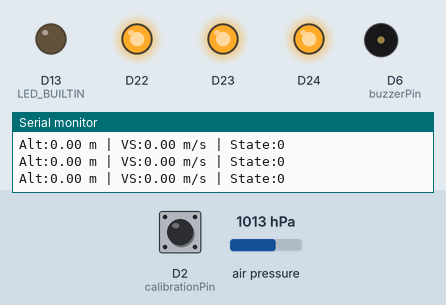
This sketch was run on a simulated Arduino Nano 33 BLE. Parts: output pins drawn as LEDs (lit = HIGH), buzzer (waves = sounding), the last lines printed to the serial monitor. Dashed ring = blinking. Inputs (shaded band) come from the test bench; at power-on: air pressure 1013 hPa, D2 (calibrationPin) HIGH. Nothing arrives over Bluetooth unless stated; a phone connects over Bluetooth LE 3 s after start.

Above: at 3.6 s.
3.7 s: air pressure set to 952 hPa
At 6.27 s:
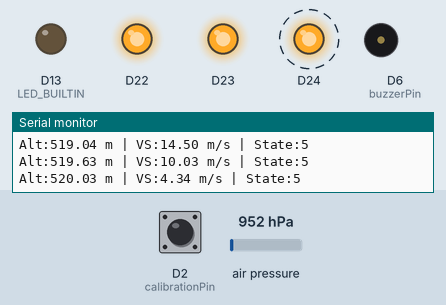
6.7 s: air pressure set to 975 hPa
At 6.7 s:
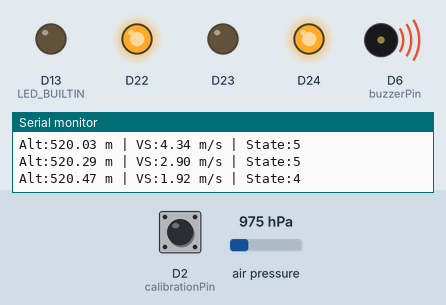
At 7.16 s:
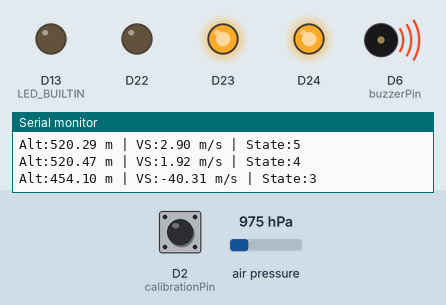
Timing chart, 0 to 17.5 s (numbered marks = the images above; inputs shaded):
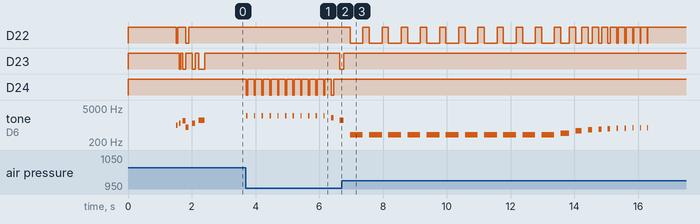

Measured:
- after the input at 3.7 s, D23: HIGH → LOW after 2.9 s; D24: alternates HIGH for 0.20 s and LOW for 0.04 s, starting at once; tone on D6 (buzzerPin): plays 2400 Hz for 0.04 s, 2400 Hz for 0.04 s, 2400 Hz for 0.04 s, 2400 Hz for 0.04 s, 2400 Hz for 0.04 s, 2400 Hz for 0.04 s … (13 notes in this stretch), starting at once
- after the input at 6.7 s, D22: HIGH → LOW after 0.27 s, → HIGH 0.40 s later, → LOW 0.20 s later, → HIGH 0.40 s later, … (42 changes in this stretch); D23: goes on until 6.8 s, then stays HIGH

The sketch:

ds_nano-sense-varik.ino
```cpp
/*
  Sounding Variometer for Arduino Nano BLE Sense
  Emulates Brauniger IQ ONE audio characteristics
  Features: Kalman filter, altitude calibration button, Bluetooth Serial
*/

//#include <PDM.h>
#include <Arduino_LPS22HB.h>
#include <ArduinoBLE.h>
const char *devTitle = "VgtableVarik";
// ==================== AUDIO PARAMETERS (Brauniger IQ ONE style) ====================
#define AUDIO_SILENT         0     // No beep (neutral/light sink)
#define AUDIO_LOW_SINK       1     // Low frequency, long pulses (sinking)
#define AUDIO_LOW_CLIMB      2     // Low frequency, short pulses (weak climb)
#define AUDIO_MEDIUM_CLIMB   3     // Medium frequency (moderate climb)
#define AUDIO_STRONG_CLIMB   4     // High frequency (strong climb)
#define AUDIO_VERY_STRONG    5     // Very high frequency (very strong climb)

// Tone frequencies (Hz) - Brauniger style [citation:1]
const int climbFrequencies[] = {0, 800, 1200, 1600, 2000, 2400};
// Pulse durations (ms) - shorter for stronger climbs
const int pulseDurations[] = {0, 300, 200, 120, 70, 40};
// Pause between pulses (ms)
const int pauseDuration = 100;

// ==================== VARIOMETER PARAMETERS ====================
#define ALT_BUFFER_SIZE      10    // For initial calibration averaging
#define SAMPLE_INTERVAL      50    // Sample every 50ms (20Hz)
#define AUDIO_UPDATE_INTERVAL 100   // Update audio every 100ms

// Audio thresholds (m/s) - configurable like Brauniger [citation:1]
float audioThresholds[] = {0.2, 0.5, 1.0, 2.0, 4.0};  // Climb rates for different tones

// ==================== KALMAN FILTER ====================
// Simple Kalman filter for altitude smoothing
struct KalmanFilter {
  float Q;      // Process noise covariance (trust model)
  float R;      // Measurement noise covariance (trust sensor)
  float P;      // Estimation error covariance
  float K;      // Kalman gain
  float X;      // State estimate (filtered altitude)

  void init(float initial_altitude, float process_noise = 0.01, float measurement_noise = 0.5) {
    Q = process_noise;
    R = measurement_noise;
    P = 1.0;
    X = initial_altitude;
  }

  float update(float measurement) {
    // Prediction update
    P = P + Q;

    // Kalman gain
    K = P / (P + R);

    // Measurement update
    X = X + K * (measurement - X);
    P = (1 - K) * P;

    return X;
  }
};

KalmanFilter kalmanFilter;

// ==================== GLOBAL VARIABLES ====================
float referencePressure = 1013.25;   // Reference pressure for altitude (hPa)
float currentAltitude = 0.0;         // Current altitude (m)
float verticalSpeed = 0.0;           // Vertical speed (m/s)
float filteredVerticalSpeed = 0.0;   // Kalman-filtered vertical speed
int currentAudioState = AUDIO_SILENT;
unsigned long lastSampleTime = 0;
unsigned long lastAudioUpdateTime = 0;
float altitudeBuffer[ALT_BUFFER_SIZE];
int bufferIndex = 0;
bool bufferFilled = false;

// Button debouncing
const int calibrationPin = 2;         // Button between pin 2 and GND
int lastButtonState = HIGH;
unsigned long lastDebounceTime = 0;
const unsigned long debounceDelay = 50;

// Bluetooth Service
BLEService varioService("19B10000-E8F2-537E-4F6C-D104768A1214");
BLEFloatCharacteristic altitudeChar("19B10001-E8F2-537E-4F6C-D104768A1214", BLERead | BLENotify);
BLEFloatCharacteristic varioChar("19B10002-E8F2-537E-4F6C-D104768A1214", BLERead | BLENotify);
BLEIntCharacteristic audioStateChar("19B10003-E8F2-537E-4F6C-D104768A1214", BLERead | BLENotify);

// ==================== AUDIO GENERATION ====================
// Generate beep tone using onboard LED (for testing) or piezo on pin 6
// For actual sound, connect a piezo buzzer to pin 6 and GND
const int buzzerPin = 6;

void playTone(int frequency, int duration) {
  if (frequency == 0 || duration == 0) {
    delay(duration);
    return;
  }

  // Use tone() function for piezo buzzer
  tone(buzzerPin, frequency, duration);

  // Visual feedback via RGB LED
  if (frequency > 0) {
    // Pulse LED based on frequency
    if (frequency < 1200) {
      digitalWrite(LEDR, LOW);
      digitalWrite(LEDG, HIGH);
      digitalWrite(LEDB, HIGH);
    } else if (frequency < 1800) {
      digitalWrite(LEDR, HIGH);
      digitalWrite(LEDG, LOW);
      digitalWrite(LEDB, HIGH);
    } else {
      digitalWrite(LEDR, HIGH);
      digitalWrite(LEDG, HIGH);
      digitalWrite(LEDB, LOW);
    }
    delay(duration);
    // Turn off LED
    digitalWrite(LEDR, HIGH);
    digitalWrite(LEDG, HIGH);
    digitalWrite(LEDB, HIGH);
  } else {
    delay(duration);
  }
}

void updateAudioByClimbRate(float climbRate) {
  int newState = AUDIO_SILENT;
  float absClimb = abs(climbRate);

  // Sink detection (negative climb)
  if (climbRate < -audioThresholds[0]) {
    newState = AUDIO_LOW_SINK;
  }
  // Climb detection
  else if (climbRate > audioThresholds[4]) {
    newState = AUDIO_VERY_STRONG;
  }
  else if (climbRate > audioThresholds[3]) {
    newState = AUDIO_STRONG_CLIMB;
  }
  else if (climbRate > audioThresholds[2]) {
    newState = AUDIO_MEDIUM_CLIMB;
  }
  else if (climbRate > audioThresholds[1]) {
    newState = AUDIO_LOW_CLIMB;
  }
  else if (climbRate > audioThresholds[0]) {
    newState = AUDIO_LOW_CLIMB;
  }

  // Play tone if state changed or periodically for continuous beep
  if (newState != currentAudioState || millis() - lastAudioUpdateTime >= AUDIO_UPDATE_INTERVAL) {
    currentAudioState = newState;

    if (currentAudioState != AUDIO_SILENT) {
      int freq = climbFrequencies[currentAudioState];
      int duration = pulseDurations[currentAudioState];

      // For sink, invert the psychology (lower frequency for faster sink)
      if (currentAudioState == AUDIO_LOW_SINK) {
        freq = max(400, 800 - (int)(abs(climbRate) * 100));
        duration = min(400, (int)(abs(climbRate) * 80));
      }

      playTone(freq, duration);
      delay(pauseDuration);
    }

    lastAudioUpdateTime = millis();
  }
}

// ==================== ALTITUDE AND VARIOMETER ====================
float calculateAltitude(float pressure_hPa) {
  // International barometric formula
  // Altitude = 44330 * (1 - (P/P0)^(1/5.255))
  return 44330.0 * (1.0 - pow(pressure_hPa / referencePressure, 0.19029));
}

void calibrateAltitude() {
  Serial.println("Calibrating altitude...");

  // Read multiple samples to get stable reference pressure
  float sumPressure = 0;
  for (int i = 0; i < 50; i++) {
    if (BARO.readPressure()) {
      sumPressure += BARO.readPressure(MILLIBAR);
    }
    delay(10);
  }

  referencePressure = sumPressure / 50.0;

  // Calculate current altitude from calibrated reference
  float currentPress = BARO.readPressure(MILLIBAR);
  currentAltitude = calculateAltitude(currentPress);

  // Reset Kalman filter with current altitude
  kalmanFilter.init(currentAltitude, 0.05, 0.3);

  Serial.print("Reference pressure set to: ");
  Serial.print(referencePressure);
  Serial.println(" hPa");
  Serial.print("Current altitude: ");
  Serial.print(currentAltitude);
  Serial.println(" m");

  // Feedback: 3 quick beeps on calibration
  playTone(1000, 50);
  delay(50);
  playTone(1200, 50);
  delay(50);
  playTone(1500, 100);
}

void updateVario() {
  // Read pressure sensor
  if (BARO.readPressure()) {
    float pressure = BARO.readPressure(MILLIBAR);
    float rawAltitude = calculateAltitude(pressure);

    // Apply Kalman filter to altitude
    float filteredAltitude = kalmanFilter.update(rawAltitude);

    // Calculate vertical speed (m/s) - derivative of altitude
    static float lastAltitude = 0;
    static unsigned long lastTime = 0;

    if (lastTime > 0) {
      float deltaAlt = filteredAltitude - lastAltitude;
      float deltaTime = (millis() - lastTime) / 1000.0;

      if (deltaTime > 0) {
        verticalSpeed = deltaAlt / deltaTime;

        // Apply additional moving average to vertical speed
        static float speedBuffer[5] = {0};
        static int speedIndex = 0;
        speedBuffer[speedIndex] = verticalSpeed;
        speedIndex = (speedIndex + 1) % 5;

        float sum = 0;
        for (int i = 0; i < 5; i++) sum += speedBuffer[i];
        filteredVerticalSpeed = sum / 5.0;
      }
    }

    lastAltitude = filteredAltitude;
    lastTime = millis();
    currentAltitude = filteredAltitude;
  }
}

// ==================== BLUETOOTH SETUP ====================
void setupBluetooth() {
  if (!BLE.begin()) {
    Serial.println("Starting BLE failed!");
    return;
  }

  BLE.setLocalName(devTitle); //("VgtableVarik");
  BLE.setAdvertisedService(varioService);

  varioService.addCharacteristic(altitudeChar);
  varioService.addCharacteristic(varioChar);
  varioService.addCharacteristic(audioStateChar);

  BLE.addService(varioService);

  altitudeChar.writeValue(0.0);
  varioChar.writeValue(0.0);
  audioStateChar.writeValue(0);

  BLE.advertise();

  Serial.print("Bluetooth active - device name: "); Serial.println(devTitle);
}

void updateBluetooth() {
  altitudeChar.writeValue(currentAltitude);
  varioChar.writeValue(filteredVerticalSpeed);
  audioStateChar.writeValue(currentAudioState);

  // Also send via Serial for debugging/monitoring
  Serial.print("Alt:");
  Serial.print(currentAltitude, 2);
  Serial.print(" m | VS:");
  Serial.print(filteredVerticalSpeed, 2);
  Serial.print(" m/s | State:");
  Serial.println(currentAudioState);
}

// ==================== SETUP ====================
void setup() {
  Serial.begin(115200);
  while (!Serial);

  Serial.println("Brauniger IQ ONE Style Variometer");
  Serial.println("==================================");

  // Initialize LED pins
  pinMode(LEDR, OUTPUT);
  pinMode(LEDG, OUTPUT);
  pinMode(LEDB, OUTPUT);
  pinMode(LED_BUILTIN, OUTPUT);
  digitalWrite(LEDR, HIGH);
  digitalWrite(LEDG, HIGH);
  digitalWrite(LEDB, HIGH);

  // Initialize buzzer pin
  pinMode(buzzerPin, OUTPUT);

  // Initialize button
  pinMode(calibrationPin, INPUT_PULLUP);

  // Initialize pressure sensor [citation:6][citation:9]
  if (!BARO.begin()) {
    Serial.println("Failed to initialize pressure sensor!");
    while (1);
  }

  // Set sensor to highest output rate (75Hz) for better responsiveness [citation:3]
  // BARO.setOutputRate(5);  // 75Hz output rate

  Serial.println("Pressure sensor initialized");

  // Initialize PDM microphone (not used for vario but can be used for audio input)
  /*
  if (!PDM.begin(1, 16000)) {
    Serial.println("Failed to initialize microphone!");
  } else {
    PDM.setGain(20);
    Serial.println("Microphone initialized");
  }
  */
  // Initial calibration
  delay(1000);
  calibrateAltitude();

  // Setup Bluetooth
  setupBluetooth();

  // Startup tone sequence
  playTone(800, 100);
  delay(100);
  playTone(1200, 100);
  delay(100);
  playTone(1600, 200);

  Serial.println("Ready!");
}

// ==================== LOOP ====================
void loop() {
  // Handle button press for calibration
  int reading = digitalRead(calibrationPin);
  if (reading != lastButtonState) {
    lastDebounceTime = millis();
  }

  if ((millis() - lastDebounceTime) > debounceDelay) {
    if (reading == LOW && lastButtonState == HIGH) {
      calibrateAltitude();
    }
  }
  lastButtonState = reading;

  // Update variometer data at regular intervals
  if (millis() - lastSampleTime >= SAMPLE_INTERVAL) {
    updateVario();
    lastSampleTime = millis();
  }

  // Update audio based on vertical speed
  updateAudioByClimbRate(filteredVerticalSpeed);

  // Update Bluetooth and Serial output (every 500ms to avoid flooding)
  static unsigned long lastBLEUpdate = 0;
  if (millis() - lastBLEUpdate >= 500) {
    updateBluetooth();
    lastBLEUpdate = millis();
  }

  // Handle BLE central connections
  BLEDevice central = BLE.central();
  if (central) {
    Serial.print("Connected to: ");
    Serial.println(central.address());
    while (central.connected()) {
      // Update data while connected
      if (millis() - lastSampleTime >= SAMPLE_INTERVAL) {
        updateVario();
        lastSampleTime = millis();
      }
      updateBluetooth();
      updateAudioByClimbRate(filteredVerticalSpeed);
      delay(100);
    }
    Serial.println("Disconnected");
  }

  delay(10);
}
```
